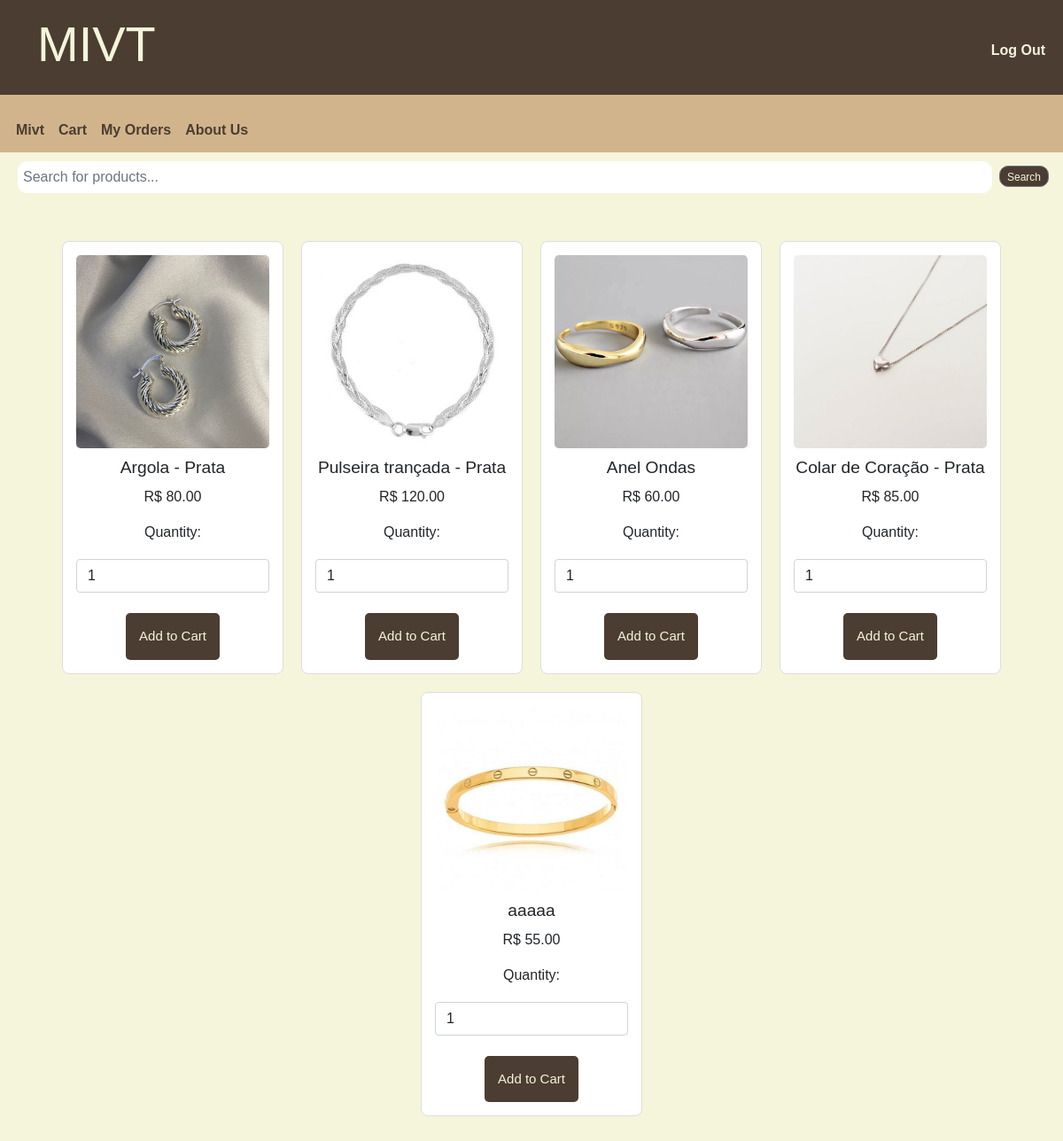
Screenshot of / (signed in) with the database file from the repository.
### tables this page shows
CREATE TABLE produtos (
    id INTEGER PRIMARY KEY AUTOINCREMENT,
    nome TEXT NOT NULL,
    preco REAL NOT NULL
, imagem TEXT);

### app.py (the view, shortened to what this page needs)
@app.route('/', methods=['GET', 'POST'])
def index():
    if 'user' not in session:
        return redirect('/login')
    username = session['user']
    produtos = db.execute("SELECT * FROM produtos")
    produtos_exibidos = produtos
    return render_template('index.html', user=session['user'], produtos=produtos_exibidos)

### app.py (called while the page is built)
@app.after_request
def after_request(response):
    response.headers["Cache-Control"] = "no-cache, no-store, must-revalidate"
    response.headers["Expires"] = 0
    response.headers["Pragma"] = "no-cache"
    return response

@app.before_request
def before_request():
    if 'carrinho' not in session:
        session['carrinho'] = []
    if 'pedidos' not in session:
        session['pedidos'] = []

### templates/index.html (shortened to what this page needs)
<!DOCTYPE html>
<html lang="en">
    <head>
        <link href="https://cdn.jsdelivr.net/npm/bootstrap@5.0.2/dist/css/bootstrap.min.css" rel="stylesheet">
        <link href="{{ url_for('static', filename='css/styles.css') }}" rel="stylesheet">
    </head>
    <body>
        <header class="custom-header py-3">
            <div class="container">
                <h1 class="display-4">MIVT</h1>
            </div>
        </header>
        <nav class="navbar navbar-expand-md">
            <div class="collapse navbar-collapse" id="navbarNav">
                <ul class="navbar-nav">
                    <li class="nav-item"><a class="nav-link" href="/">Mivt</a></li>
                    <li class="nav-item"><a class="nav-link" href="/carrinho">Cart</a></li>
                    <li class="nav-item"><a class="nav-link" href="/pedidos">My Orders</a></li>
                    <li class="nav-item"><a class="nav-link" href="/info">About Us</a></li>
                </ul>
            </div>
        </nav>
        <div class="logout-link">
            <a href="/logout">Log Out</a>
        </div>
        <form method="post" action="/" class="d-flex mb-4">
            <input type="text" name="busca" placeholder="Search for products..." class="form-control me-2">
            <button type="submit" class="btn btn-outline-secondary">Search</button>
        </form>
        <section class="produtos">
            <div class="produtos-container">
                {% for i in produtos %}
                <div class="produto">
                    <img src="{{ url_for('static', filename='uploads/' + i['imagem']) }}" alt="{{ i['nome'] }}">
                    <h3>{{ i['nome'] }}</h3>
                    <p>R$ {{ "{:.2f}".format(i['preco'])}}</p>
                    <form action="/" method="post" onsubmit="showAddedMessage(event)">
                        <label for="quantidade{{ i['id'] }}" class="form-label">Quantity:</label>
                        <input type="number" id="quantidade{{ i['id'] }}" name="quantidade" min="1" value="1" class="form-control mb-2">
                        <button class="btn-carrinho" type="submit">Add to Cart</button>
                    </form>
                </div>
                {% endfor %}
            </div>
        </section>
    </body>
</html>

### static/css/styles.css (style rules this page uses)
body { font-family: Arial, sans-serif; background-color: #f5f5dc; margin-bottom: 50px; user-select: none; }
.navbar .nav-link { color: #4b3d31; text-decoration: none; font-weight: bold; font-size: 1rem; transition: color 0.3s ease; }
.logout-link a { color: #f5f5dc; text-decoration: none; font-weight: bold; font-size: 1rem; transition: color 0.3s ease; position: absolute; top: 30px; right: 20px; z-index: 1000; cursor: pointer; }
.btn-open, .btn-carrinho, .btn-comprar, .btn-finalizar { background-color: #4b3d31; color: #f5f5dc; border: none; border-radius: 5px; cursor: pointer; font-size: 15px; padding: 1em; transition: all 0.2s ease; margin-top: 15px; }
.navbar { background-color: #d2b48c; padding: 5px 10px; }
.table th, .custom-header { background-color: #4b3d31; color: #f5f5dc; left: 1em; }
.table, .produto { background-color: #ffffff; border: 1px solid #ddd; border-radius: 8px; }
.produto { padding: 15px; text-align: center; max-width: 250px; flex: 1 1 calc(25% - 20px); box-sizing: border-box; }
.produto img { height: auto; max-width: 100%; border-radius: 5px; }
.produto h3 { font-size: 1.2rem; margin: 10px 0; }
.produtos-container { display: flex; flex-wrap: wrap; gap: 20px; justify-content: center; padding: 20px; }
input { width: 100%; padding: 1em; margin: 10px 0; border: 1px solid #ccc; border-radius: 4px; box-sizing: border-box; }
a { display: block; margin-top: 15px; color: #C7A16C; text-decoration: none; font-size: 14px; }
form.d-flex { margin-bottom: 15px; margin-left: 20px; }
form.d-flex input { border: 1px solid #ffff; border-radius: 10px; padding: 5px; width: 1100px; }
form.d-flex button { background-color: #4b3d31; color: #f5f5dc; border-radius: 10px; padding: 1px 8px; cursor: pointer; font-size: 12px; height: 24px; line-height: 22px; margin-top: 15px }
@media (min-width: 1025px) { .produto { max-width: 250px; } }

### rows the page displays
produtos: imagem (picture), nome "Argola - Prata", preco "80.00", quantidade "1"
produtos: imagem (picture), nome "Pulseira trançada - Prata", preco "120.00"
produtos: imagem (picture), nome "Anel Ondas", preco "60.00"
produtos: imagem (picture), nome "Colar de Coração - Prata", preco "85.00"
produtos: imagem (picture), nome "aaaaa", preco "55.00"
